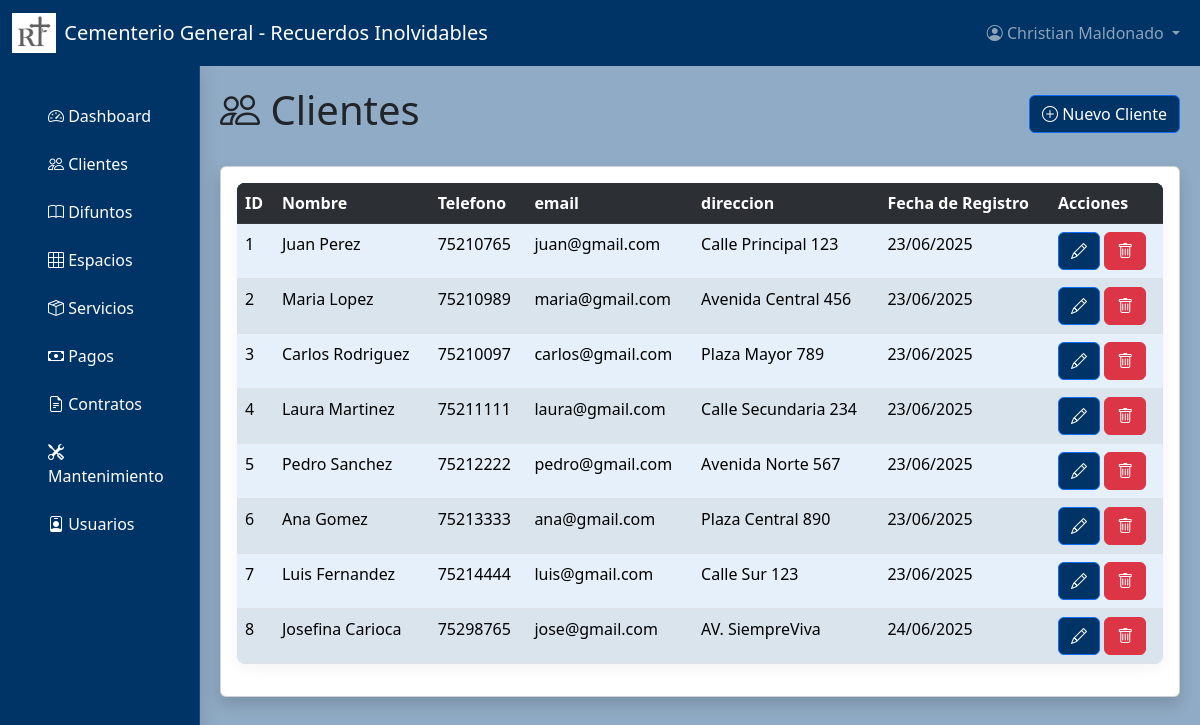
Page /clientes/ (signed in) on the earlier database version.
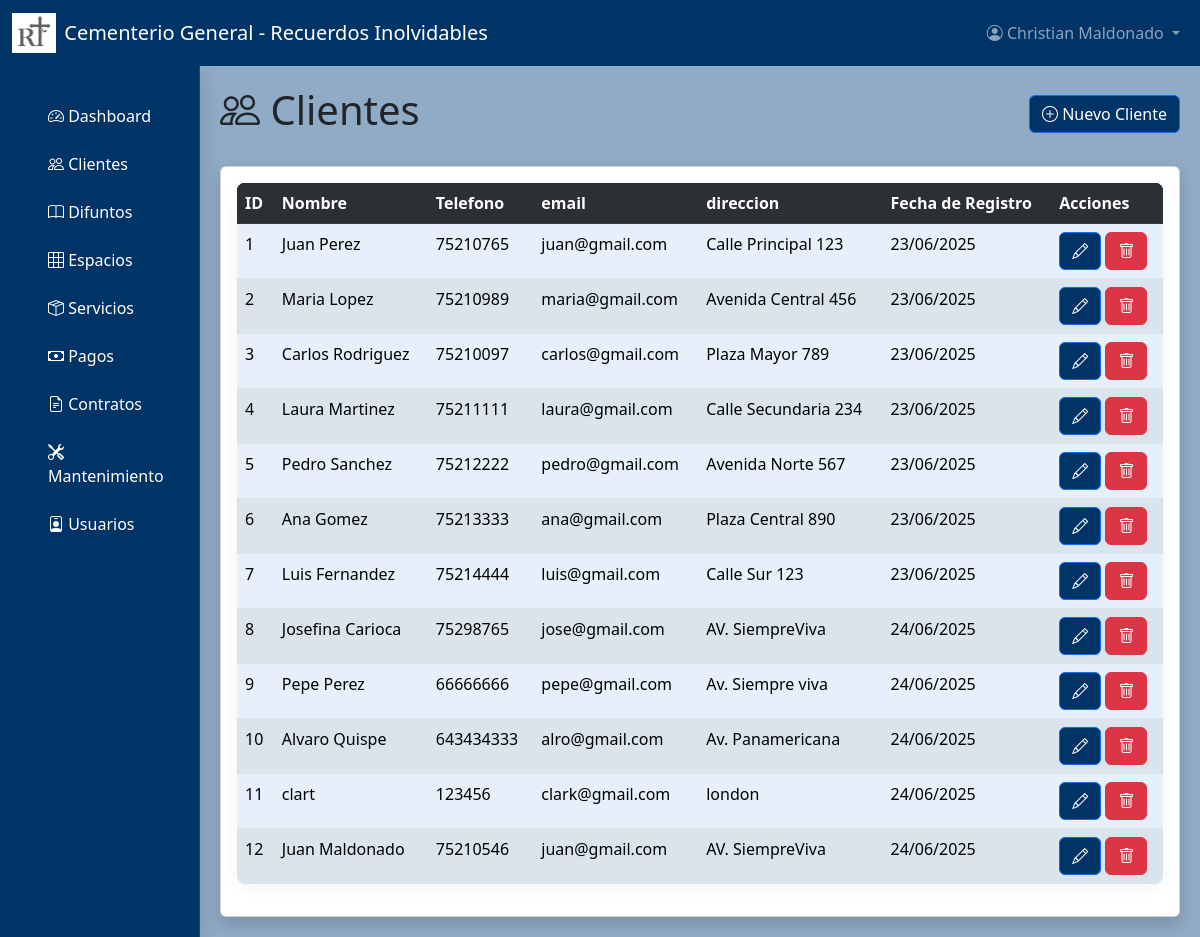
Same page on the later database version.
### models/usuario_model.py (models this page shows, shortened)
class Usuario(db.Model, UserMixin):
    __tablename__ = "usuarios"
    id = db.Column(db.Integer,primary_key=True)
    nombre = db.Column(db.String,nullable=False)
    username = db.Column(db.String,nullable=False)
    password = db.Column(db.String,nullable=False)
    rol = db.Column(db.String,nullable=False)
    fecha_registro = db.Column(db.DateTime,default=datetime.utcnow)
    @staticmethod
    def get_by_id(id):
        return Usuario.query.get(id)

### models/cliente_model.py (models this page shows, shortened)
class Cliente(db.Model):
    __tablename__ = "clientes"
    id = db.Column(db.Integer,primary_key=True)
    nombre = db.Column(db.String,nullable=False)
    telefono = db.Column(db.Integer,nullable=False)
    email = db.Column(db.String,nullable=False)
    direccion = db.Column(db.String,nullable=False)
    fecha_registro = db.Column(db.DateTime,default=datetime.utcnow)
    difunto = db.relationship('Difunto', back_populates='cliente', lazy=True, cascade="all, delete-orphan")
    servicios = db.relationship('Servicio', back_populates='cliente', lazy=True, cascade="all, delete-orphan")
    pagos = db.relationship('Pago', back_populates='cliente', lazy=True, cascade="all, delete-orphan")
    contratos = db.relationship('Contrato', back_populates='cliente', cascade="all, delete-orphan")
    @staticmethod
    def get_all():
        return Cliente.query.all()
    def delete(self):
        db.session.delete(self)
        db.session.commit()

### controllers/cliente_controller.py (the view)
@cliente_bp.route("/")
@login_required
def index():
    clientes = Cliente.get_all()
    return cliente_view.list(clientes)

### run.py (called while the page is built)
@login_manager.user_loader
def load_user(user_id):
    return Usuario.get_by_id(user_id)

@app.context_processor
def inject_clientes():
    if current_user.is_authenticated:
        return dict(clientes=Cliente.query.all())
    return {}

@app.context_processor
def inject_difuntos():
    if current_user.is_authenticated:
        return dict(difuntos=Difunto.query.all())
    return {}

@app.context_processor
def inject_espacios():
    if current_user.is_authenticated:
        return dict(espacios=Espacio.query.all())
    return {}

@app.context_processor
def inject_servicios():
    if current_user.is_authenticated:
        return dict(servicios=Servicio.query.all())
    return {}

@app.context_processor
def inject_servicios():
    if current_user.is_authenticated:
        return dict(servicios=Servicio.query.all())
    return {}

@app.context_processor
def inject_common_variables():
    if current_user.is_authenticated:
        return {
            'ingresos_totales': db.session.query(db.func.sum(Servicio.costo))
                                .filter(Servicio.estado == 'Pagado').scalar() or 0,
        }
    return {}

### views/cliente_view.py (called while the page is built)
def list(clientes):
    return render_template('clientes/index.html', clientes=clientes)

### templates/clientes/index.html (shortened to what this page needs)
{% extends 'dashboard.html' %}
{% block dashboard_content %}
<div class="d-flex justify-content-between align-items-center mb-4">
    <h1><i class="bi bi-people"></i> Clientes</h1>
    <button type="button" class="btn btn-primary" data-bs-toggle="modal" data-bs-target="#ModalCrear">
        <i class="bi bi-plus-circle"></i> Nuevo Cliente
    </button>
</div>
<div class="card shadow">
    <div class="card-body">
        <table class="table table-striped">
            <tr class="table-dark">
                <th>ID</th>
                <th>Nombre</th>
                <th>Telefono</th>
                <th>email</th>
                <th>direccion</th>
                <th>Fecha de Registro</th>
                <th>Acciones</th>
            </tr>
            {% for item in clientes %}
            <tr>
                <td>{{item.id}}</td>
                <td>{{item.nombre}}</td>
                <td>{{item.telefono}}</td>
                <td>{{item.email}}</td>
                <td>{{item.direccion}}</td>
                <td>{{item.fecha_registro.strftime('%d/%m/%Y')}}</td>
                <td>
                    <button class="btn btn-primary" data-bs-target="#ModalEditar{{ item.id }}" data-bs-toggle="modal">
                        <i class="bi bi-pencil"></i>
                    </button>
                    <a href="{{ url_for('cliente.delete', id=item.id) }}" class="btn btn-danger">
                        <i class="bi bi-trash"></i>
                    </a>
                </td>
            </tr>
            {% endfor %}
        </table>
    </div>
</div>
{% endblock %}

### templates/dashboard.html (shortened to what this page needs)
{% extends "base.html" %}
{% block content_side %}
<div class="container-fluid">
    <div class="row">
        <div class="col-md-2 d-none d-md-block bg-dark sidebar">
            <div class="d-flex flex-column flex-shrink-0 p-3 text-white">
                <nav class="nav flex-column">
                    <a class="nav-link text-white" href="{{ url_for('dashboard.index') }}"><i class="bi bi-speedometer2"></i> Dashboard</a>
                    <a class="nav-link text-white" href="{{ url_for('cliente.index') }}"><i class="bi bi-people"></i> Clientes</a>
                    <a class="nav-link text-white" href="{{ url_for('difunto.index') }}"><i class="bi bi-book"></i> Difuntos</a>
                    <a class="nav-link text-white" href="{{ url_for('espacio.index') }}"><i class="bi bi-grid-3x3"></i> Espacios</a>
                    <a class="nav-link text-white" href="{{ url_for('servicio.index') }}"><i class="bi bi-box-seam"></i> Servicios</a>
                    <a class="nav-link text-white" href="{{ url_for('pago.index') }}"><i class="bi bi-cash"></i> Pagos</a>
                    <a class="nav-link text-white" href="{{ url_for('contrato.index') }}"><i class="bi bi-file-earmark-text"></i> Contratos</a>
                    <a class="nav-link text-white" href="{{ url_for('mantenimiento.index') }}"><i class="bi bi-tools"></i> Mantenimiento</a>
                    {% if current_user.rol == 'admin' %}
                    <a class="nav-link text-white" href="{{ url_for('usuario.index') }}"><i
                            class="bi bi-person-badge"></i> Usuarios</a>
                    {% endif %}
                </nav>
            </div>
        </div>
        <main class="col-md-10 ms-sm-auto main-content">
            {% block dashboard_content %}{% endblock %}
        </main>
    </div>
</div>
{% endblock %}

### templates/base.html (shortened to what this page needs)
<!doctype html>
<html lang="es">
<head>
    <link href="https://cdn.jsdelivr.net/npm/bootstrap@5.3.0-alpha1/dist/css/bootstrap.min.css" rel="stylesheet">
    <link rel="stylesheet" href="https://cdn.jsdelivr.net/npm/bootstrap-icons@1.10.3/font/bootstrap-icons.css">
</head>
<body>
    <nav class="navbar navbar-expand-lg navbar-dark bg-dark sticky-top">
        <div class="container-fluid">
<a class="navbar-brand d-flex align-items-center" href="{{ url_for('index') }}">
    <img src="{{ url_for('static', filename='img/logo.jpg') }}" alt="Logo" height="40" class="me-2">
    Cementerio General - Recuerdos Inolvidables
</a>
            <div class="collapse navbar-collapse" id="navbarNav">
                <ul class="navbar-nav ms-auto">
                    {% if current_user.is_authenticated %}
                    <li class="nav-item dropdown">
                        <a class="nav-link dropdown-toggle" href="#" id="navbarDropdown" role="button"
                            data-bs-toggle="dropdown">
                            <i class="bi bi-person-circle"></i>
                            {{ current_user.nombre}}
                        </a>
                    </li>
                    {% else %}
                    <li class="nav-item">
                        <a class="nav-link" href="{{ url_for('login.login') }}">Iniciar sesión</a>
                    </li>
                    {% endif %}
                </ul>
            </div>
        </div>
    </nav>
    {% if current_user.is_authenticated %}
    {% block content_side %}{% endblock %}
    {% endif %}
</body>
</html>

### templates/base.html (style rules this page uses)
.sidebar { min-height: calc(100vh - 56px); background-color: var(--primary-color); color: white; box-shadow: var(--card-shadow); padding-top: 10px; border-right: 1px solid rgba(255, 255, 255, 0.1); }
.main-content { padding: 20px; margin-left: 0; transition: margin-left 0.3s; }
@media (min-width: 768px) { .main-content { margin-left: 16.666667%; } }
:root { --primary-color: #003366; --primary-hover: #002244; --primary-text: white; --card-shadow: 0 6px 20px rgba(0, 0, 0, 0.15); --hover-shadow: 0 10px 25px rgba(0, 0, 0, 0.2); }
body { background-color: #90abc5; }
.main-content, .container, .container-fluid { background-color: transparent !important; }
.table { border-radius: 8px; box-shadow: 0 4px 15px rgba(0, 0, 0, 0.05); overflow: hidden; }
.table th { background-color: #003366; color: white; }
.table td { background-color: #e6f0fa; color: #000; }
.navbar, .bg-primary, .card-header, .btn-primary, .sidebar, .table-dark, .border-left-primary { background-color: var(--primary-color) !important; color: var(--primary-text) !important; }
.sidebar .nav-link { color: white; padding: 12px 16px; transition: all 0.3s ease; border-left: 4px solid transparent; }

Differences in the rows shown:
added Cliente: id "9", nombre "Pepe Perez", telefono "66666666", email "pepe@gmail.com", direccion "Av. Siempre viva", fecha_registro "24/06/2025"
added Cliente: id "10", nombre "Alvaro Quispe", telefono "643434333", email "alro@gmail.com", direccion "Av. Panamericana", fecha_registro "24/06/2025"
added Cliente: id "11", nombre "clart", telefono "123456", email "clark@gmail.com", direccion "london", fecha_registro "24/06/2025"
added Cliente: id "12", nombre "Juan Maldonado", telefono "75210546", email "juan@gmail.com", direccion "AV. SiempreViva", fecha_registro "24/06/2025"
